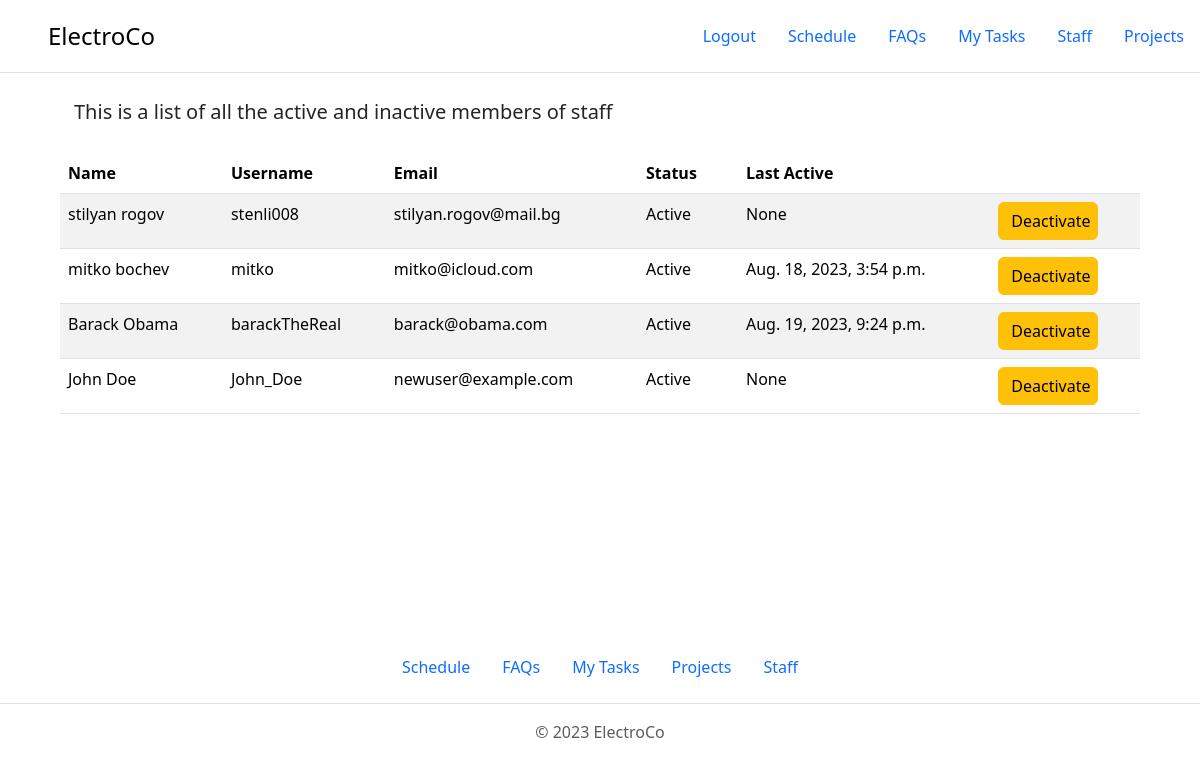
Page /staff/ (signed in) on the earlier database version.
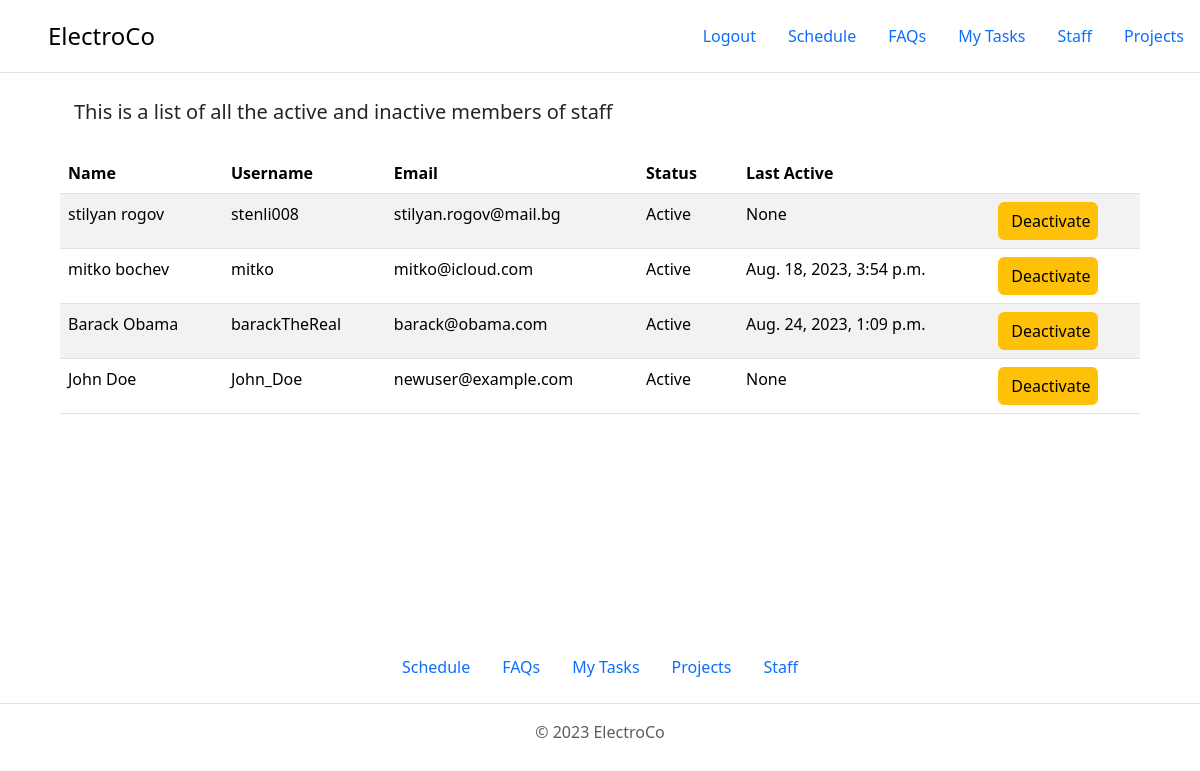
Same page on the later database version.
### ProjectManagement/accounts/models.py (models this page shows, shortened)
class WorkerUser(AbstractUser):
    email = models.EmailField(blank=False, null=False)
    first_name = models.CharField(max_length=30, blank=False, null=False)
    last_name = models.CharField(max_length=30, blank=False, null=False)
    slug = models.SlugField(unique=False, blank=True)

### ProjectManagement/projects/views.py (the view)
# urls.py: path('staff/', views.projects_staff_page_view, name='project-staff-page'),
@user_passes_test(is_superuser)
def projects_staff_page_view(request):
    workers = WorkerUser.objects.all()
    context = {
        'workers': workers,
    }
    return render(request, 'projects/projects-staff-page.html', context)

### ProjectManagement/projects/views.py (called while the page is built)
def is_superuser(user):
    return user.is_superuser

### templates/projects/projects-staff-page.html (shortened to what this page needs)
{% extends 'base.html' %}
{% load static %}
{% block content %}
    <p class="lead" style="margin-left: 74px;">This is a list of all the active and inactive members of staff</p>
    <table class="table table-striped" style="margin: 10px auto;
                max-width: 90%;">
        <thead>
        <tr>
            <th scope="col">Name</th>
            <th scope="col">Username</th>
            <th scope="col">Email</th>
            <th scope="col" style="width: 100px;">Status</th>
            <th scope="col">Last Active</th>
            <th scope="col"></th>
        </tr>
        </thead>
        <tbody>
        {% for worker in workers %}
            {% if not worker.is_staff %}
                <tr>
                    <td>{{ worker.get_full_name }}</td>
                    <td>{{ worker.username }}</td>
                    <td>{{ worker.email }}</td>
                    <td style="max-width: 100px">
                    <span id="status-{{ worker.pk }}">
                        {% if worker.is_active %}
                            Active
                        {% else %}
                            Inactive
                        {% endif %}
                            </span>
                    </td>
                    <td>{{ worker.last_login }}</td>
                    <td>
                        <button data-pk="{{ worker.pk }}" type="button"
                                class="btn btn-warning toggle-worker-btn"
                                style="width: 100px">
                            {% if worker.is_active %}
                                Deactivate
                            {% else %}
                                Activate
                            {% endif %}
                        </button>
                    </td>
                </tr>
            {% endif %}
        {% endfor %}
        </tbody>
    </table>
{% endblock %}

Differences in the rows shown:
changed WorkerUser "Barack Obama": last_login "Aug. 19, 2023, 9:24 p.m." → "Aug. 24, 2023, 1:09 p.m."
